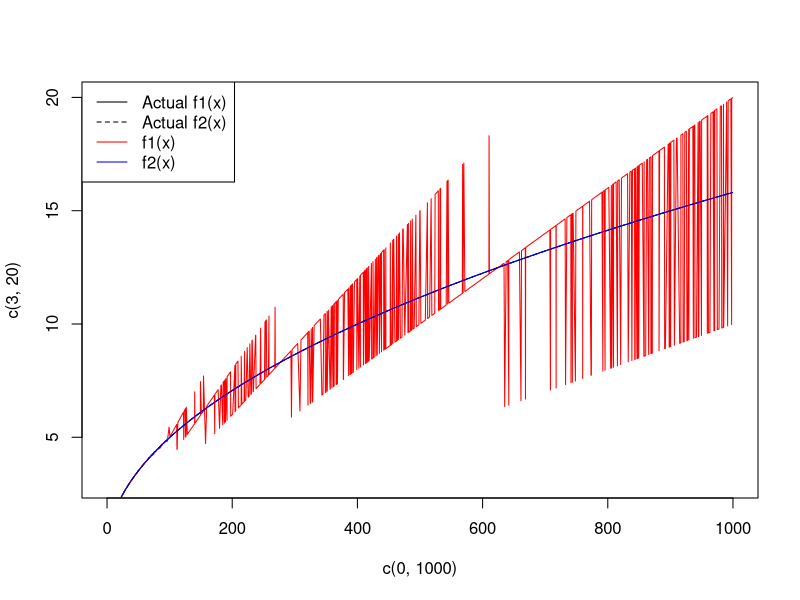
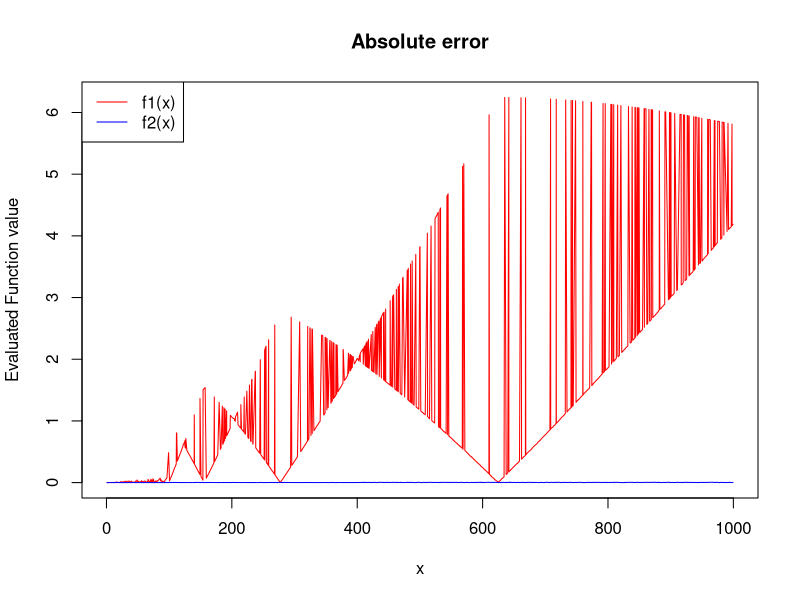

These figures' R source, in order:
# Errors

is.floatnum <- function(n){
  s <- as.character(n)
  return("." %in% s)
}

num.digits <- function(n){
  ndig <- as.integer(log10(n) + 1)
  return(ndig)
}

num.digits <- function(n){
  s <- as.character(n)
  ndig <- nchar(s)
  if ("." %in% s){
    ndig <- ndig - 1
  }
  return(ndig)
}

extract.ndigits <- function(n, ndig){
  s <- as.character(n)
  if (is.floatnum(n)){
    ndig <- ndig + 1
  }
  s.ndig <- strsplit(s, NULL)[[1]][1:ndig]
  n.ndig <- as.numeric(s.ndig)
  return(n.ndig)
}

num.afterdecimal <- function(n){
}


display.calc <- function(n){
}

calc.process <- function(n, max.dig = 4){
  if (n  > 9999){
    stop("ValueError: Number outside the range!")
  }
  
  log.n <- log10(n)
  
  # Number is between 0 and 1
  if (log.n < 0){
    return(round(n, max.dig - 1))
  }
  
  ndig <- as.integer(log.n + 1)
  return(round(n, max.dig - ndig))
}


f1 <- function(x){
  val <- x*(sqrt(x+1) - sqrt(x))
  return(val)
}

f1.calc <- function(x){
  cp <- calc.process
  val <- cp(x)*(cp(sqrt(x+1)) - cp(sqrt(x)))
  return(cp(val))
}

f2 <- function(x){
  val <- x/(sqrt(x+1) + sqrt(x))
  return(val)
}
f2.calc <- function(x){
  cp <- calc.process
  val <- cp(x)/(cp(sqrt(x+1)) + cp(sqrt(x)))
  return(cp(val))
}



v <- sort(runif(1e3, 0, 1e3))
# v <- c(1, 10, 100, 1000, 9999)

d <- data.frame(
  n=v,
  "f1(x)"=sapply(v, f1.calc),
  "Actual f1(x)"=f1(v),
  "f2(x)"=sapply(v, f2.calc),
  "Actual f2(x)"=f2(v),
  check.names = F
  )

d[, "f1.abserror"] <- abs(d$`f1(x)` - d$`Actual f1(x)`)
d[, "f2.abserror"] <- abs(d$`f2(x)` - d$`Actual f2(x)`)

plot(c(0, 1000), c(3, 20), type = "n")
lines(d$n, d$`Actual f1(x)`, type="l", col="black", lty=1)
lines(d$n, d$`f1(x)`, col="red")

lines(d$n, d$`Actual f2(x)`, type="l", col="black", lty=2)
lines(d$n, d$`f2(x)`, col="blue")

legend("topleft",
       legend=c("Actual f1(x)",
                "Actual f2(x)",
                "f1(x)",
                "f2(x)"),
       col=c("black", "black", "red", "blue"),
       lty=c(1, 2, 1, 1))


plot(d$n, d$f1.abserror, type="l", col = "red", xlab = "x", 
     ylab = "Evaluated Function value", main = "Absolute error")
lines(d$n, d$f2.abserror, type="l", col = "blue")
legend("topleft",
       c("f1(x)", "f2(x)"),
       lty=1,
       col=c("red", "blue"))
